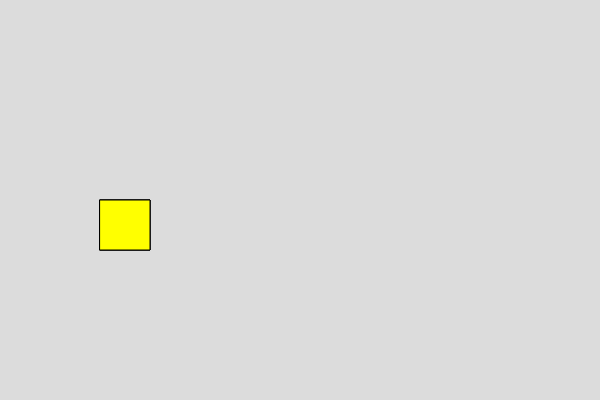
Frame 1 (no input)
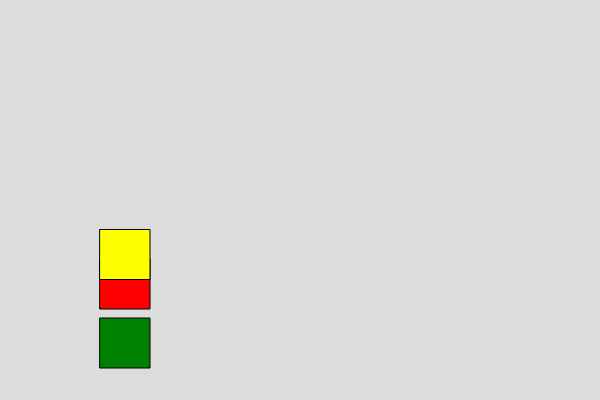
Frame 60 (no input)
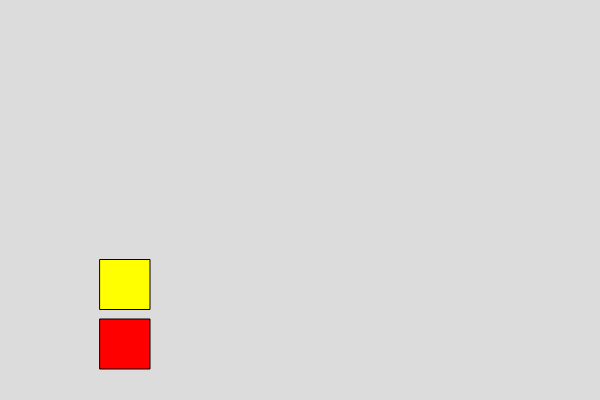
Frame 120 (the mouse pressed at the canvas centre since frame 60)

The p5.js sketch that drew these frames (run headless with seeded random() and noise() and a simulated clock; from frame 60 on, the mouse is pressed at the canvas centre):

// p5.js sketch
// ── sketch.js

var box1, box2, box3;


function setup() {
  createCanvas(600, 400);
  box1=new Box()
  box2=new Box()
  box3=new Box()
}

function draw() {
  background(220);
  fill("green")
  box1.show()
  fill("red")
  box2.show()
  fill("yellow")
  box3.show()
  box1.move(2)
  box2.move(1)
  box3.move(0.5)
  

}


// ── box.js
class Box
  {
    constructor()
    {
      this.x =100;
      this.y = 200
      this.w = 50;
      this.h = 50;
    }
    
    show()
    {
      rect(this.x,this.y,this.w,this.h)
    }
    
    //write function to set the width of the box
    move(v){
      this.y=this.y+v
    }
  
  }

  
